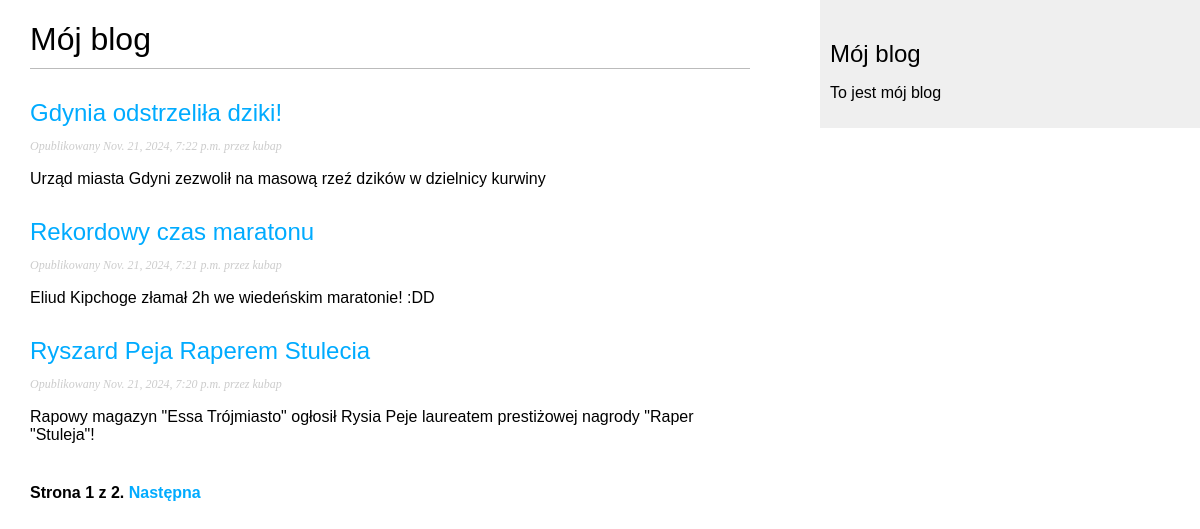
Screenshot of /blog/ with the database file from the repository.
### blog/models.py (models this page shows, shortened)
class Post(models.Model):
    class Status(models.TextChoices):
        DRAFT = 'DF', 'Roboczy'
        PUBLISHED = 'PB', 'Opublikowany'
    title = models.CharField(max_length=250)
    slug = models.CharField(max_length=250,
                            unique_for_date='publish')
    author = models.ForeignKey(User,
                               on_delete=models.CASCADE,
                               related_name='blog_posts')
    body = models.TextField()
    publish = models.DateTimeField(default=timezone.now)
    created = models.DateTimeField(auto_now_add=True)
    updated = models.DateTimeField(auto_now=True)
    status = models.CharField(max_length=2,
                              choices=Status.choices,
                              default=Status.DRAFT)
    objects = models.Manager()
    published = PublishedManager()
    class Meta:
        ordering = ['-publish']
        indexes = [
            models.Index(fields=['-publish'])
        ]
    def get_absolute_url(self):
        return reverse('blog:post_detail',
                       args=[self.publish.year,
                             self.publish.month,
                             self.publish.day,
                             self.slug])

### blog/views.py (the view)
# urls.py: path('', views.post_list, name='post_list'),
def post_list(request):
    post_list = Post.published.all()
    paginator = Paginator(post_list, 3)
    page_number = request.GET.get('page', 1)
    try:
        posts = paginator.page(page_number)
    except EmptyPage:
        posts = paginator.page(paginator.num_pages)
    except PageNotAnInteger:
        posts = paginator.page(1)
    return render(request,
                  'blog/post/list.html',
                  {'posts': posts})

### blog/models.py (called while the page is built)
    def get_queryset(self):
        return super().get_queryset().filter(status=Post.Status.PUBLISHED)

### blog/templates/blog/post/list.html (shortened to what this page needs)
{% extends 'blog/base.html' %}
{% block content %}
    <h1>Mój blog</h1>
    {% for post in posts %}
        <h2>
            <a href="{{ post.get_absolute_url }}">
                {{post.title}}
            </a>
        </h2>
        <p class="date">
            Opublikowany {{post.publish}} przez {{post.author}}
        </p>
        {{post.body|truncatewords:30|linebreaks}}
    {% endfor %}
    {% include 'pagination.html' with page=posts %}
{% endblock %}

### blog/static/css/blog.css (style rules this page uses)
body { margin:0; padding:0; font-family:helvetica, sans-serif; }
a { color:#00abff; text-decoration:none; }
h1 { font-weight:normal; border-bottom:1px solid #bbb; padding:0 0 10px 0; }
h2 { font-weight:normal; margin:30px 0 0; }
p.date { color:#ccc; font-family: georgia, serif; font-size: 12px; font-style: italic; }

### rows the page displays
Post: title "Gdynia odstrzeliła dziki!", publish "Nov. 21, 2024, 7:22 p.m.", author "kubap", body "Urząd miasta Gdyni zezwolił na masową rzeź dzików w dzielnicy kurwiny"
Post: title "Rekordowy czas maratonu", publish "Nov. 21, 2024, 7:21 p.m.", author "kubap", body "Eliud Kipchoge złamał 2h we wiedeńskim maratonie! :DD"
Post: title "Ryszard Peja Raperem Stulecia", publish "Nov. 21, 2024, 7:20 p.m.", author "kubap", body "Rapowy magazyn \"Essa Trójmiasto\" ogłosił Rysia Peje laureatem prestiżowej nagrody \"Raper \"Stuleja\"!"

### other values shown
{{ page.number }} "1"
{{ page.paginator.num_pages }} "2"
